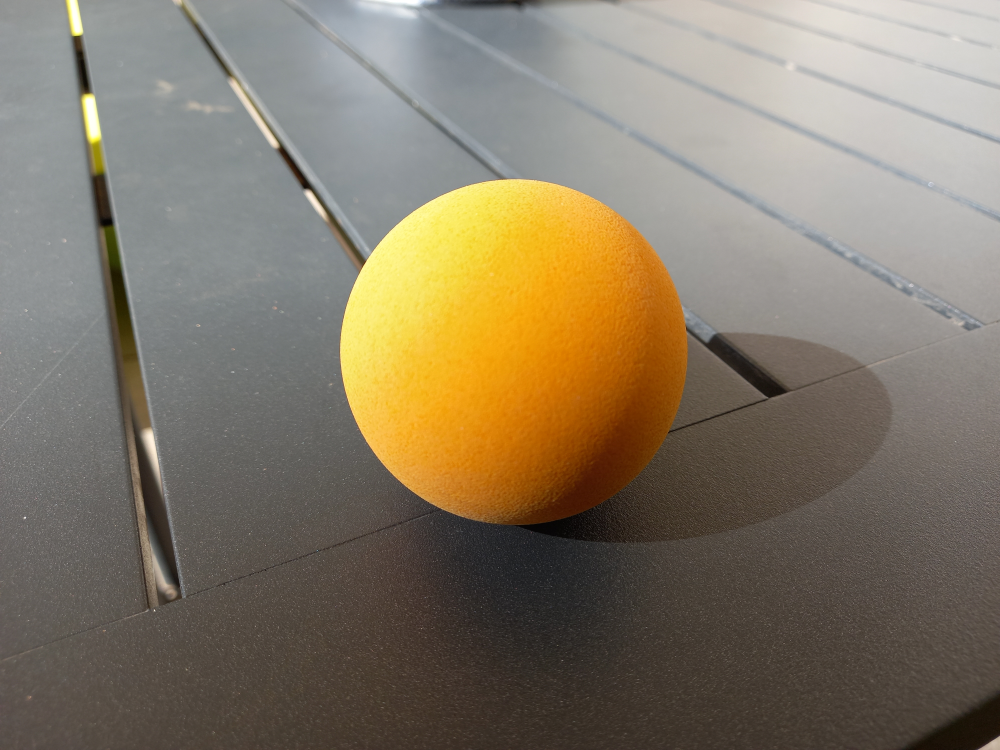
#> input picture Balle_Base_Petite.jpg, 4000 x 3000 px, given in place of the camera (shown at 1/4 size)
$ python Perception_Live.py
#> lines starting #> are read from the running program, lines starting #| are printed output that depends on the picture; after the words box and inside, x2 and y2 are one past the last pixel; in counts of white or black regions, pixels touching at a corner belong together
#> further down, frame is the input picture: shape (3000, 4000, 3); mean B, G, R 102.3, 120.7, 131.4
#################################################
#  Perception d'une balle jaune dans un Live    #
#################################################

#Réalisé par : Saigné Benjamin
#Date : 2025

#Remarque: - Détection automatique (aucune action requise)
#          - Cette algorithme ne fonctionne que sur les balles de couleur jaune

##################################################

#Importation des librairies :
import cv2
import numpy as np

def detect_ball(frame,positions):


    hauteur, largeur, _ = frame.shape
#> hauteur = 3000; largeur = 4000

    Echelle = 2
    NouvelleLargeur = int(largeur / Echelle)
#> NouvelleLargeur = 2000
    NouvelleHauteur = int(hauteur / Echelle)
#> NouvelleHauteur = 1500

    Echelle_x = largeur / NouvelleLargeur
#> Echelle_x = 2
    Echelle_y = hauteur / NouvelleHauteur
#> Echelle_y = 2

    ImagePerception = cv2.resize(frame, (NouvelleLargeur, NouvelleHauteur))
    ImagePerception = cv2.cvtColor(ImagePerception, cv2.COLOR_BGR2HSV)
#> ImagePerception: shape (1500, 2000, 3); mean H, S, V 36.8, 56.1, 133.3
    ImagePerception[:, :, 2] = 255
#> ImagePerception: shape (1500, 2000, 3); mean H, S, V 36.8, 56.1, 255
    ImagePerception = cv2.cvtColor(ImagePerception, cv2.COLOR_HSV2BGR)
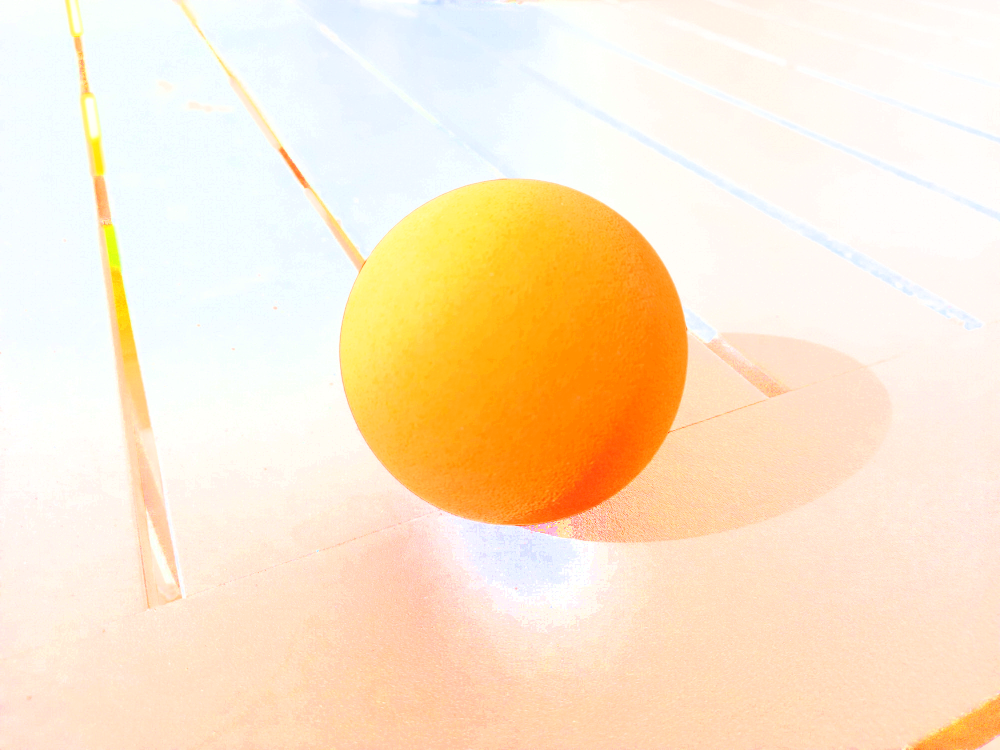
#> ImagePerception: shape (1500, 2000, 3) (shown at 1/2 size); mean B, G, R 201.5, 230.4, 252

    kernel = cv2.getStructuringElement(cv2.MORPH_ELLIPSE, (14, 14))
    ImagePerception = cv2.erode(ImagePerception, kernel, iterations=1)
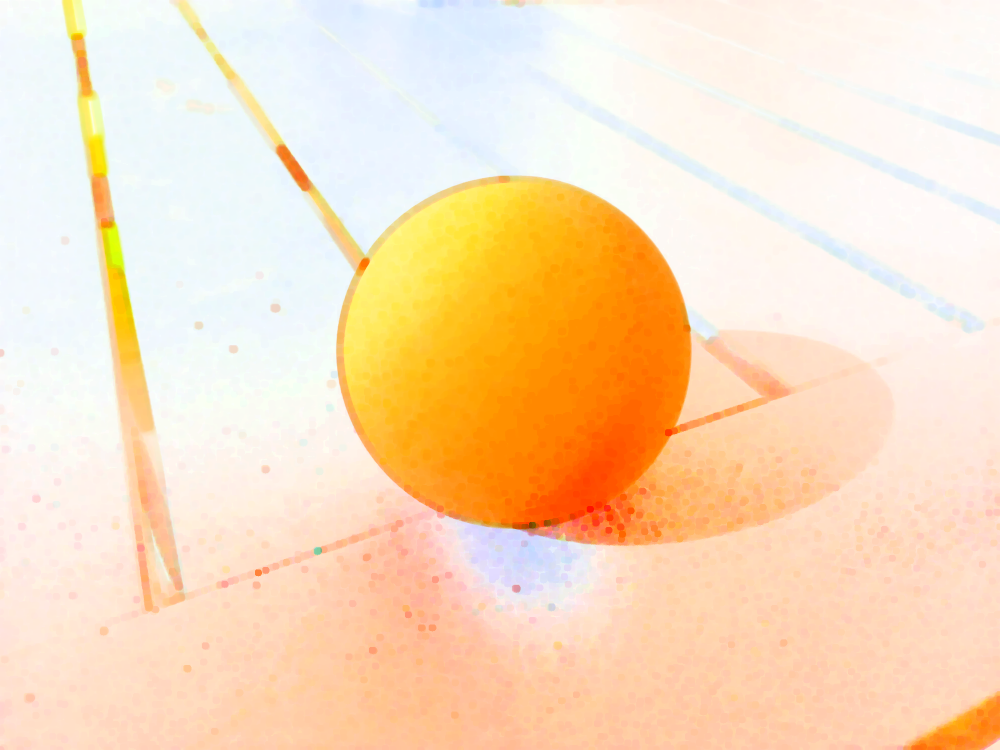
#> ImagePerception: shape (1500, 2000, 3) (shown at 1/2 size); mean B, G, R 188.9, 221.2, 250.1
    ImagePerception = cv2.dilate(ImagePerception, kernel, iterations=1)
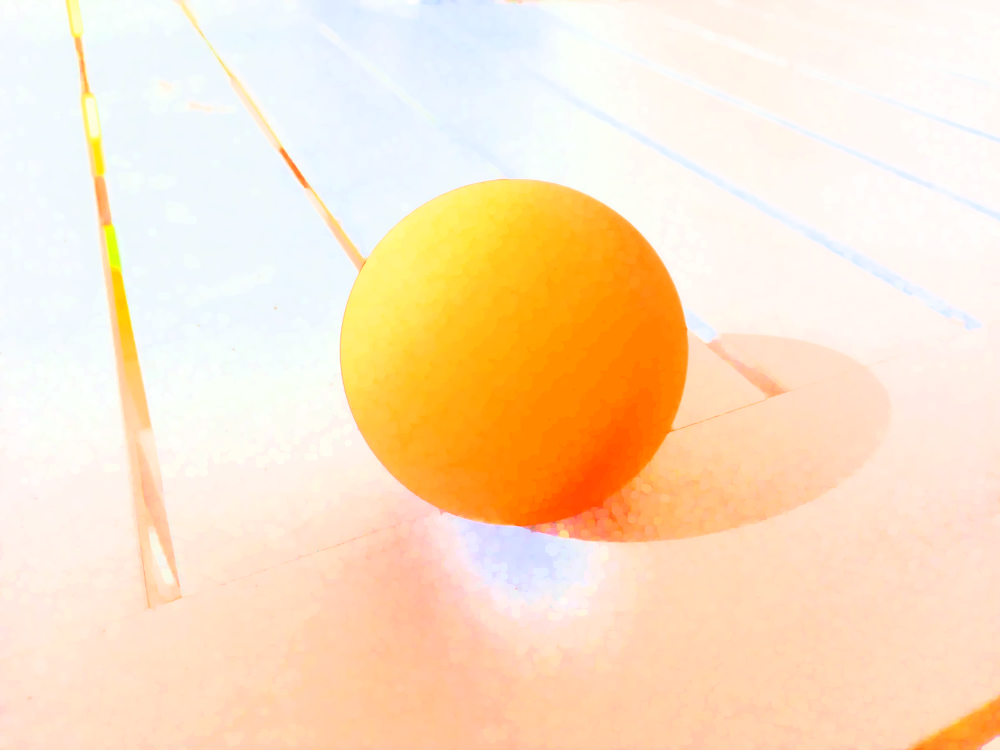
#> ImagePerception: shape (1500, 2000, 3) (shown at 1/2 size); mean B, G, R 195.5, 225.5, 251.2

    ImagePerception = cv2.cvtColor(ImagePerception, cv2.COLOR_BGR2HSV)
#> ImagePerception: shape (1500, 2000, 3); mean H, S, V 37.2, 62.6, 254.7
    lower_H = np.array([15, 0, 255])
    upper_H = np.array([60, 255, 255])
    mask = cv2.inRange(ImagePerception, lower_H, upper_H)
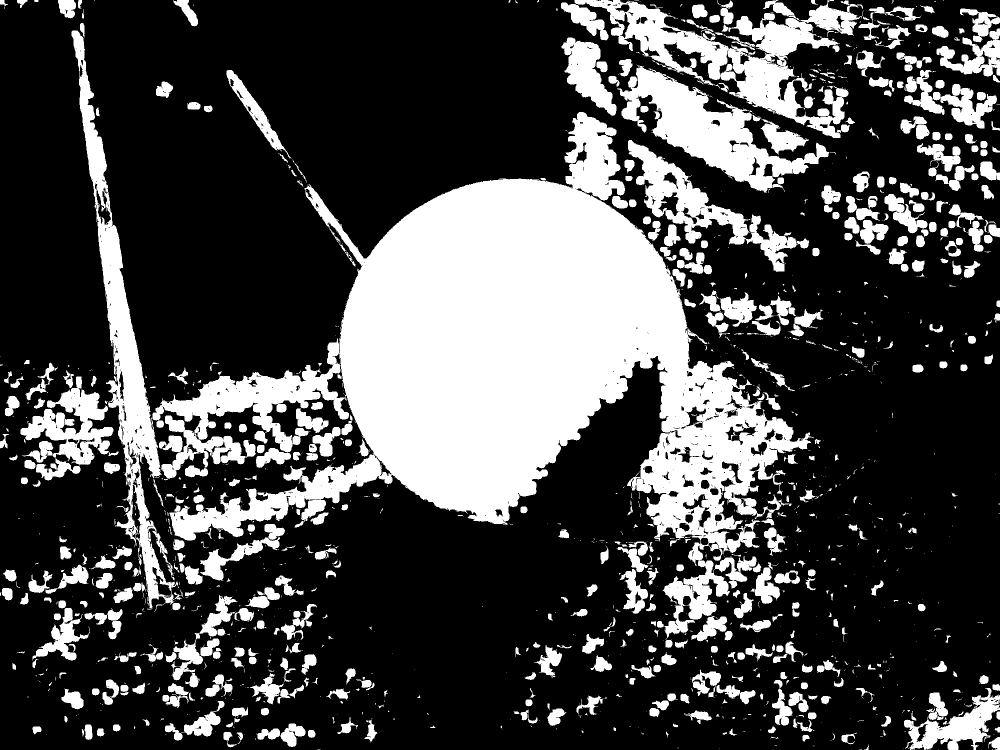
#> mask: shape (1500, 2000) (shown at 1/2 size); 28.5% white; 1457 white regions (856 under 20 px), largest, box (x1, y1, x2, y2) and area: (305, 224, 1627, 1280) 475876, (1149, 0, 1726, 276) 45272, (143, 61, 367, 1217) 41454
    ImagePerception = cv2.bitwise_and(ImagePerception, ImagePerception, mask=mask)
#> ImagePerception: shape (1500, 2000, 3); mean H, S, V 5.8, 32.3, 72.7
    ImagePerception = cv2.erode(ImagePerception, kernel, iterations=1)
#> ImagePerception: shape (1500, 2000, 3); mean H, S, V 2.9, 23.9, 36.1
    ImagePerception = cv2.dilate(ImagePerception, kernel, iterations=1)
#> ImagePerception: shape (1500, 2000, 3); mean H, S, V 4.7, 29.4, 59.5

    ImagePerception = cv2.cvtColor(ImagePerception, cv2.COLOR_HSV2BGR)
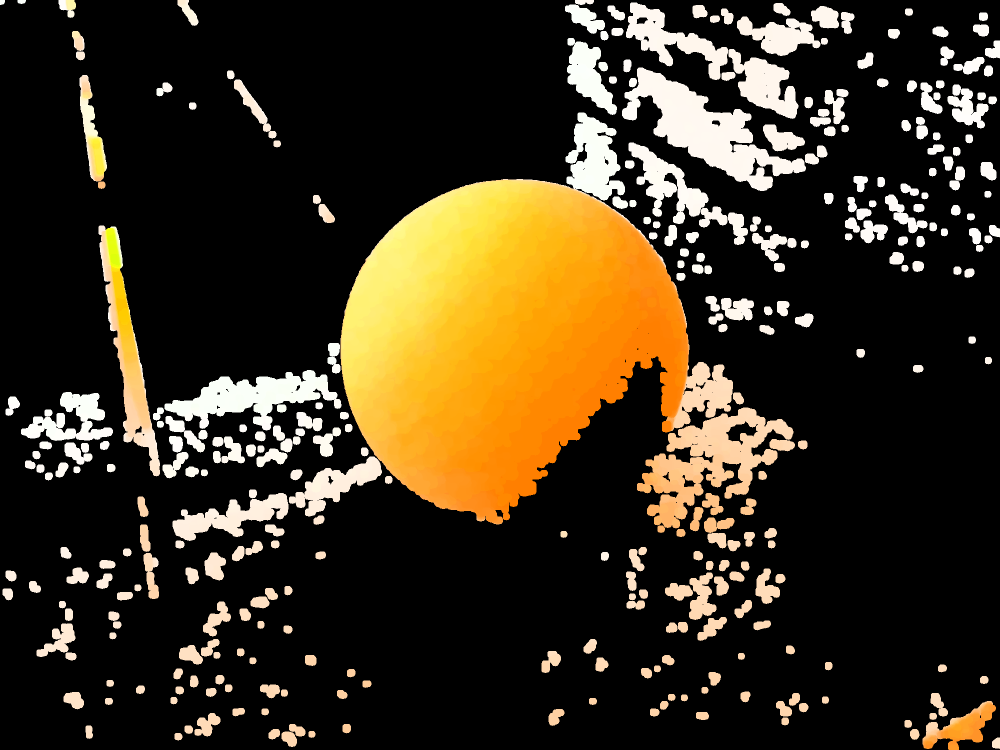
#> ImagePerception: shape (1500, 2000, 3) (shown at 1/2 size); mean B, G, R 30, 48.6, 59.4
    ImagePerception = cv2.cvtColor(ImagePerception, cv2.COLOR_BGR2GRAY)
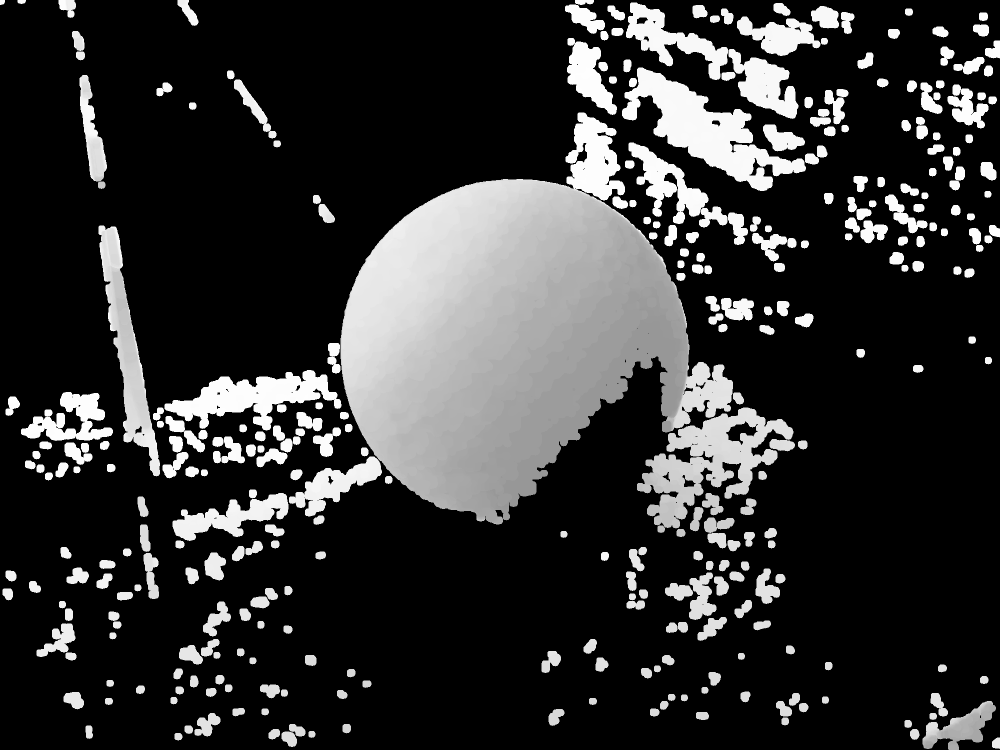
#> ImagePerception: shape (1500, 2000) (shown at 1/2 size); min 0, max 255, mean 49.7
    ImagePerception = cv2.GaussianBlur(ImagePerception, (3, 3), 2)

    _, ImagePerception = cv2.threshold(ImagePerception, 127, 255, cv2.THRESH_TOZERO)
    cv2.imshow('Detection2 Balle', ImagePerception)

    circles = cv2.HoughCircles(
        image=ImagePerception,
        method=cv2.HOUGH_GRADIENT,
        dp=1.2,
        minDist=200,
        param1=100,
        param2=20,
        minRadius=15,
        maxRadius=100
    )
#> circles = 17 rows, first 8: [1282.2, 131.4, 84.72], [1295.4, 381, 74.16], [1377, 1072.2, 99.24], [453, 839.4, 86.04], [1572.6, 203.4, 93.96], [1421.4, 857.4, 90], [1451.4, 540.6, 97.92], [642.6, 905.4, 91.32]

    DistanceMinEntreDeuxDetection = 50
    NombreDetectionReussiAvantAffichage = 3

    if circles is not None:
        circles = np.uint16(np.around(circles))
#> circles = 17 rows, first 8: [1282, 131, 85], [1295, 381, 74], [1377, 1072, 99], [453, 839, 86], [1573, 203, 94], [1421, 857, 90], [1451, 541, 98], [643, 905, 91]
        x, y, r = circles[0][0]
#> x = 1282; y = 131; r = 85

        x = int(x * Echelle_x)
#> x = 2564
        y = int(y * Echelle_y)
#> y = 262
        r = int(r * ((Echelle_x + Echelle_y) / 2))
#> r = 170

        positions.append((x, y))
        if len(positions) > 3:
            positions.pop(0)

        if len(positions) == 3:
            x0, y0 = positions[0]
            x1, y1 = positions[1]
            x2, y2 = positions[2]

            dist1 = np.sqrt((x1 - x0)**2 + (y1 - y0)**2)
            dist2 = np.sqrt((x2 - x1)**2 + (y2 - y1)**2)
        else :
            dist1=200
            dist2=200

        if dist1 < 50 and dist2 < 50:
            cv2.circle(frame, (x, y), r, (0, 255, 0), 2)
            cv2.circle(frame, (x, y), 2, (0, 0, 255), 3)
            print(f"Balle détectée en : x={x}, y={y}, r={r}")
        else:
            print(f"Balle instable")
    else:
        print("Aucune balle détectée")

    return frame,positions


if __name__ == "__main__":

    cap = cv2.VideoCapture(0)

    if not cap.isOpened():
        print("Erreur : Impossible d'accéder à la webcam.")
        exit() #Quitter le programme

    #Initialisation détection précédente:
    positions = []

    while True:

        ret, frame = cap.read()
        if not ret:
            print("Erreur de lecture de la webcam.")
            break

        resultat,positions = detect_ball(frame,positions)
#> positions = [(2564, 262)]
        cv2.imshow('PerceptionBalle', resultat)

        if cv2.waitKey(1) & 0xFF == ord('q'): #Arrêt détection
#> (key q is pressed here)
            break

    cap.release()
    cv2.destroyAllWindows()
